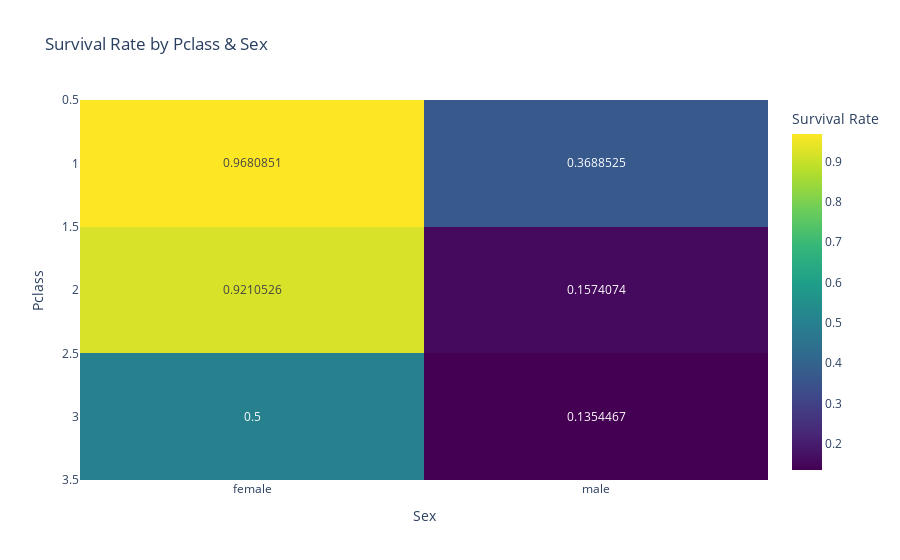

Source (notebook cell):
### Code cell
pivot = df_clean.pivot_table('Survived', index='Pclass', columns='Sex', aggfunc='mean')

fig7 = px.imshow(
    pivot.values,
    x=pivot.columns,
    y=pivot.index,
    title='Survival Rate by Pclass & Sex',
    labels=dict(x="Sex", y="Pclass", color="Survival Rate"),
    color_continuous_scale='Viridis',
    text_auto=True
)
fig7.show()

### Figure 1 — Plotly figure (JSON) as saved in the notebook; plotly's stock layout.template omitted (floating-point values rounded to 4 significant figures)
{"data": [{"coloraxis": "coloraxis", "hovertemplate": "Sex: %{x}<br>Pclass: %{y}<br>Survival Rate: %{z}<extra></extra>", "name": "0", "texttemplate": "%{z}", "type": "heatmap", "x": ["female", "male"], "xaxis": "x", "y": [1, 2, 3], "yaxis": "y", "z": [[0.9681, 0.3689], [0.9211, 0.1574], [0.5, 0.1354]]}], "layout": {"coloraxis": {"colorbar": {"title": {"text": "Survival Rate"}}, "colorscale": [[0, "#440154"], [0.1111, "#482878"], [0.2222, "#3e4989"], [0.3333, "#31688e"], [0.4444, "#26828e"], [0.5556, "#1f9e89"], [0.6667, "#35b779"], [0.7778, "#6ece58"], [0.8889, "#b5de2b"], [1, "#fde725"]]}, "title": {"text": "Survival Rate by Pclass & Sex"}, "xaxis": {"anchor": "y", "constrain": "domain", "domain": [0, 1], "scaleanchor": "y", "title": {"text": "Sex"}}, "yaxis": {"anchor": "x", "autorange": "reversed", "constrain": "domain", "domain": [0, 1], "title": {"text": "Pclass"}}}}
